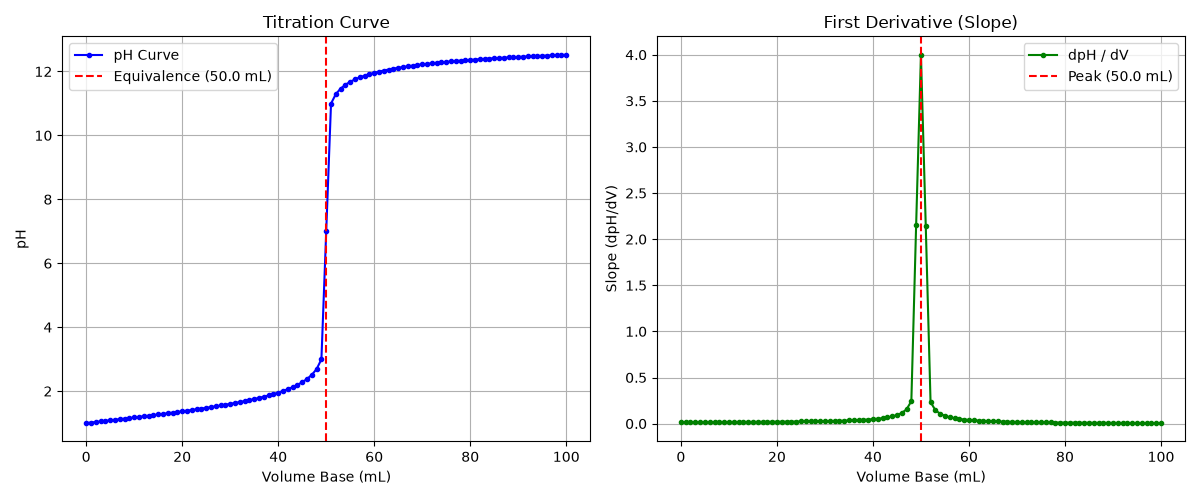

Recreate this plot in Python.
import pandas as pd
import numpy as np
import matplotlib.pyplot as plt

# Read titration.csv
data = pd.read_csv("titration.csv")
V = data["volume_base"].values
pH = data["pH"].values

# Compute derivative dpH/dV
slope = np.gradient(pH, V)

# Max slope index
eq_idx = np.argmax(slope)
eq_volume = V[eq_idx]

print(f"Equivalence point is at V ≈ {eq_volume:.2f} mL")

# Two side-by-side plots
fig, (ax1, ax2) = plt.subplots(1, 2, figsize=(12, 5))

ax1.plot(V, pH, 'b.-', label="pH Curve")
ax1.axvline(eq_volume, color='r', linestyle='--', label=f"Equivalence ({eq_volume} mL)")
ax1.set_xlabel("Volume Base (mL)")
ax1.set_ylabel("pH")
ax1.set_title("Titration Curve")
ax1.legend()
ax1.grid(True)

ax2.plot(V, slope, 'g.-', label="dpH / dV")
ax2.axvline(eq_volume, color='r', linestyle='--', label=f"Peak ({eq_volume} mL)")
ax2.set_xlabel("Volume Base (mL)")
ax2.set_ylabel("Slope (dpH/dV)")
ax2.set_title("First Derivative (Slope)")
ax2.legend()
ax2.grid(True)

plt.tight_layout()
plt.savefig("titration.png")
plt.close()
print("Saved titration.png")
